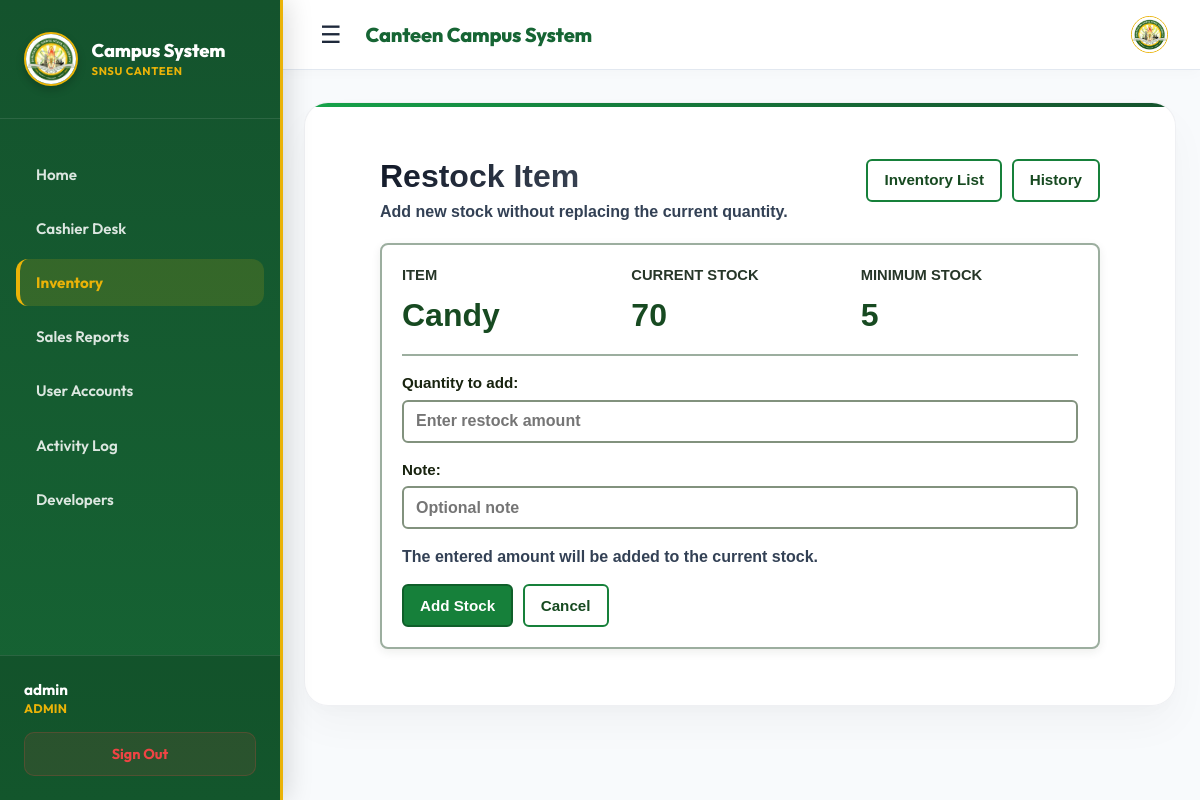
Page /inventory/restock/1/ (signed in) on the committed database.
### inventory/models.py (models this page shows, shortened)
class InventoryItem(models.Model):
	item_name = models.CharField(max_length=100)
	category = models.CharField(max_length=50)
	unit_price = models.DecimalField(max_digits=8, decimal_places=2)
	quantity_in_stock = models.PositiveIntegerField()
	minimum_stock_level = models.PositiveIntegerField()
	status = models.CharField(max_length=20, choices=STATUS_CHOICES, default="Available")

### accounts/decorators.py (the view, shortened to what this page needs)
    def _wrapped_view(request, *args, **kwargs):
        if not request.user.is_authenticated:
            return redirect(f'/accounts/login/?next={request.path}')
        role = 'cashier'
        if hasattr(request.user, 'profile'):
            role = request.user.profile.role
        return view_func(request, *args, **kwargs)

### inventory/views.py
class RestockItemForm(forms.Form):
    quantity_to_add = forms.IntegerField(
        min_value=1,
        label='Quantity to add',
        widget=forms.NumberInput(attrs={
            'placeholder': 'Enter restock amount',
            'class': 'restock-input',
        }),
    )
    note = forms.CharField(
        required=False,
        max_length=255,
        widget=forms.TextInput(attrs={
            'placeholder': 'Optional note',
            'class': 'restock-input',
        }),
    )

### inventory/context_processors.py (called while the page is built)
def stock_alerts(request):
    if not getattr(request, 'user', None) or not request.user.is_authenticated:
        return {}
    low_stock_count = InventoryItem.objects.filter(
        quantity_in_stock__lte=F('minimum_stock_level'),
        quantity_in_stock__gt=0,
    ).count()
    out_of_stock_count = InventoryItem.objects.filter(quantity_in_stock=0).count()
    return {
        'global_low_stock_count': low_stock_count,
        'global_out_of_stock_count': out_of_stock_count,
        'global_stock_alert_count': low_stock_count + out_of_stock_count,
    }

### templates/inventory/restock_inventory_item.html (shortened to what this page needs)
{% extends 'base.html' %}
{% block content %}
<div class="restock-page inv-narrow">
    <div class="inv-header">
        <div>
            <h2 class="page-title">Restock Item</h2>
            <p class="inv-subtitle">Add new stock without replacing the current quantity.</p>
        </div>
        <div class="inv-actions">
            <a href="{% url 'inventory_list' %}" class="btn btn-muted">Inventory List</a>
            <a href="{% url 'inventory_history' %}?search={{ item.item_name|urlencode }}" class="btn btn-muted">History</a>
        </div>
    </div>
    <div class="restock-card">
        <div class="item-summary">
            <div>
                <div class="summary-label">Item</div>
                <div class="summary-value">{{ item.item_name }}</div>
            </div>
            <div>
                <div class="summary-label">Current Stock</div>
                <div class="summary-value">{{ item.quantity_in_stock }}</div>
            </div>
            <div>
                <div class="summary-label">Minimum Stock</div>
                <div class="summary-value">{{ item.minimum_stock_level }}</div>
            </div>
        </div>
        <form method="post" class="restock-form">
            {{ form.as_p }}
            <p class="help-text">The entered amount will be added to the current stock.</p>
            <div class="form-actions">
                <button type="submit" class="btn btn-success">Add Stock</button>
                <a href="{% url 'inventory_list' %}" class="btn btn-muted">Cancel</a>
            </div>
        </form>
    </div>
</div>
{% endblock %}

### templates/base.html (shortened to what this page needs)
{% load static %}
<!DOCTYPE html>
<html>
<head>
</head>
<body>
    <div class="app-layout">
        {% if user.is_authenticated %}
        <aside class="app-sidebar" id="appSidebar">
            <div class="sidebar-brand">
                <img src="{% static 'core/images/snsu_logo.jpg' %}" alt="SNSU Logo" class="sidebar-logo">
                <div>
                    <div class="sidebar-brand-name">Campus System</div>
                    <div class="sidebar-brand-tagline">SNSU Canteen</div>
                </div>
            </div>
            <nav class="sidebar-menu">
                <a href="/" class="sidebar-link" id="link-home">
                    Home
                </a>
                {% if user.is_staff or user.is_superuser or user.profile.role == 'admin' %}
                <a href="/cashier/" class="sidebar-link" id="link-cashier">
                    Cashier Desk
                </a>
                <a href="/inventory/" class="sidebar-link" id="link-inventory">
                    Inventory
                </a>
                <a href="/cashier/reports/history/" class="sidebar-link" id="link-reports">
                    Sales Reports
                </a>
                <a href="/accounts/manage/" class="sidebar-link" id="link-users">
                    User Accounts
                </a>
                <a href="/activity/" class="sidebar-link" id="link-activity">
                    Activity Log
                </a>
                {% else %}
                <a href="/cashier/" class="sidebar-link" id="link-cashier">
                    Cashier Desk
                </a>
                {% endif %}
                <a href="/developers/" class="sidebar-link" id="link-developers">
                    Developers
                </a>
            </nav>
            <div class="sidebar-footer">
                <div class="sidebar-user">
                    <span class="sidebar-username">{{ user.username }}</span>
                    <span class="sidebar-role">{% if user.is_staff or user.is_superuser or user.profile.role == 'admin' %}Admin{% elif user.profile.role == 'monitor' %}Monitor{% else %}Cashier{% endif %}</span>
                </div>
                <a href="{% url 'logout' %}" class="sidebar-logout-btn">
                    Sign Out
                </a>
            </div>
        </aside>
        {% endif %}
        <div class="main-layout-container" style="{% if not user.is_authenticated %}margin-left: 0; background: #eef5ef;{% endif %}">
            {% if user.is_authenticated %}
            <header class="app-top-bar screen-only">
                <button type="button" class="sidebar-toggle" onclick="toggleSidebar()">
                    ☰
                </button>
                <div class="top-bar-title">Canteen Campus System</div>
                <img src="{% static 'core/images/snsu_logo.jpg' %}" alt="SNSU Logo" style="width: 35px; height: 35px; border-radius: 50%; object-fit: cover; border: 1.5px solid #eab308; margin-left: auto;">
            </header>
            {% endif %}
            <main style="{% if not user.is_authenticated %}max-width: 500px; padding: 2rem 1.5rem;{% endif %}">
                {% block page_shell_start %}<div class="page-shell">{% endblock %}
                    {% block content %}
                    {% endblock %}
                {% block page_shell_end %}</div>{% endblock %}
            </main>
        </div>
    </div>
</body>
</html>

### templates/base.html (style rules this page uses)
body { margin: 0; background: #f8fafc; color: #1e293b; font-family: 'Outfit', sans-serif; min-height: 100vh; }
main { max-width: 1280px; margin: 0 auto; padding: 2rem 1.5rem 3rem; width: 100%; box-sizing: border-box; }
.app-layout { display: flex; min-height: 100vh; min-width: 0; width: 100%; position: relative; }
.app-sidebar { width: 280px; height: 100vh; background: linear-gradient(180deg, #14532d 0%, #166534 100%); color: #ffffff; position: fixed; top: 0; left: 0; display: flex; flex-direction: column; z-index: 100; transition: transform 0.3s cubic-bezier(0.4, 0, 0.2, 1); box-shadow: 4px 0 25px rgba(0,0,0,0.15); border-right: 3px solid #eab308; }
.main-layout-container { flex-grow: 1; margin-left: 280px; transition: margin-left 0.3s cubic-bezier(0.4, 0, 0.2, 1); display: flex; flex-direction: column; min-height: 100vh; min-width: 0; width: 100%; }
.sidebar-brand { padding: 2rem 1.5rem; display: flex; align-items: center; gap: 0.85rem; border-bottom: 1px solid rgba(255,255,255,0.1); }
.sidebar-logo { width: 50px; height: 50px; border-radius: 50%; object-fit: cover; border: 2px solid #eab308; box-shadow: 0 4px 8px rgba(0,0,0,0.2); }
.sidebar-brand-name { font-size: 1.15rem; font-weight: 800; color: #ffffff; line-height: 1.2; letter-spacing: -0.01em; }
.sidebar-brand-tagline { font-size: 0.7rem; color: #eab308; font-weight: 700; text-transform: uppercase; letter-spacing: 0.05em; margin-top: 0.15rem; }
.sidebar-menu { flex-grow: 1; padding: 2rem 1rem; display: flex; flex-direction: column; gap: 0.5rem; overflow-y: auto; }
.sidebar-link { display: flex; align-items: center; gap: 1rem; color: rgba(255,255,255,0.85); text-decoration: none; font-weight: 600; padding: 0.85rem 1.25rem; border-radius: 12px; transition: all 0.25s ease; font-size: 0.95rem; }
.sidebar-link.active { background: rgba(234, 179, 8, 0.15); color: #eab308; border-left: 4px solid #eab308; padding-left: 1rem; font-weight: 700; }
.sidebar-footer { padding: 1.5rem; background: rgba(0,0,0,0.15); border-top: 1px solid rgba(255,255,255,0.1); display: flex; flex-direction: column; gap: 1rem; }
.sidebar-user { display: flex; flex-direction: column; }
.sidebar-username { font-weight: 700; font-size: 0.95rem; color: #ffffff; }
.sidebar-role { font-size: 0.78rem; color: #eab308; font-weight: 700; text-transform: uppercase; margin-top: 0.15rem; letter-spacing: 0.02em; }
.sidebar-logout-btn { display: flex; align-items: center; justify-content: center; gap: 0.5rem; background: rgba(239, 68, 68, 0.1); color: #ef4444; border: 1px solid rgba(239, 68, 68, 0.2); font-weight: 700; padding: 0.75rem; border-radius: 10px; text-decoration: none; text-align: center; transition: all 0.25s ease; font-size: 0.9rem; }
.app-top-bar { height: 70px; background: #ffffff; border-bottom: 1px solid #e2e8f0; display: flex; align-items: center; padding: 0 2rem; position: sticky; top: 0; z-index: 80; box-shadow: 0 4px 12px rgba(0,0,0,0.02); box-sizing: border-box; }
.sidebar-toggle { background: none; border: none; color: #1e293b; font-size: 1.5rem; cursor: pointer; padding: 0.5rem; display: flex; align-items: center; justify-content: center; border-radius: 8px; transition: background-color 0.2s; }
.top-bar-title { font-size: 1.25rem; font-weight: 800; color: #166534; margin-left: 1rem; letter-spacing: -0.01em; }
.page-shell { background: rgba(255, 255, 255, 0.95); backdrop-filter: blur(20px); border-radius: 24px; box-shadow: 0 20px 40px rgba(0, 0, 0, 0.03), 0 8px 16px rgba(0, 0, 0, 0.02), inset 0 1px 0 rgba(255, 255, 255, 0.8); padding: 2.5rem; border: 1px solid rgba(229, 231, 235, 0.6); position: relative; overflow: hidden; box-sizing: border-box; }
.page-shell::before { content: ''; position: absolute; top: 0; left: 0; right: 0; height: 4px; background: linear-gradient(90deg, #16a34a, #15803d, #166534, #14532d); border-radius: 24px 24px 0 0; }
.page-title { color: #111827; font-size: 2.75rem; font-weight: 900; margin: 0; letter-spacing: -0.03em; background: linear-gradient(135deg, #111827 0%, #374151 50%, #111827 100%); -webkit-background-clip: text; -webkit-text-fill-color: transparent; background-clip: text; line-height: 1.1; }

### rows in the picture
InventoryItem: item_name "Candy", quantity_in_stock "70", minimum_stock_level "5"

### other values in the picture
{{ user.username }} "admin"
